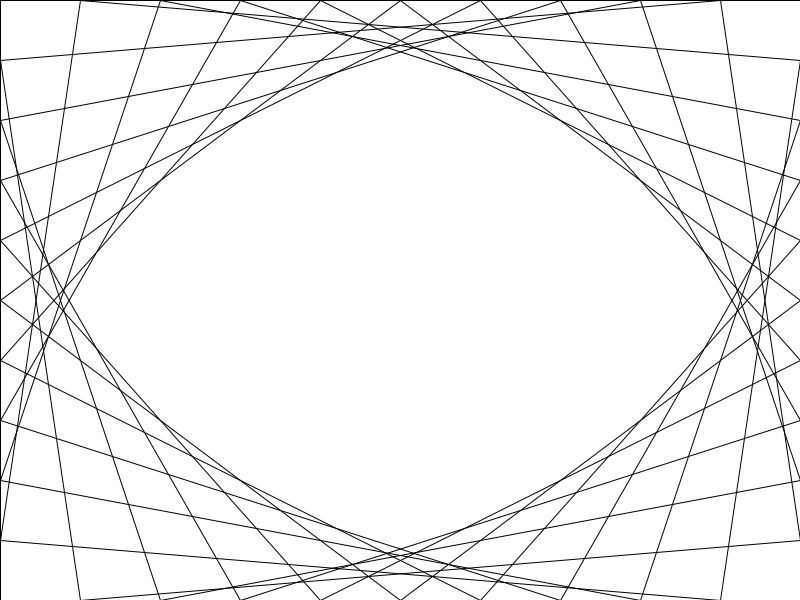
Frame 1 (no input)
Frame 60 (the mouse pressed at the canvas centre just before this capture): identical to frame 1, image omitted
Frame 120 (the mouse held since frame 60 and released just before this capture): identical to frame 1, image omitted

The Processing sketch that drew this single still picture (run headless with seeded random() and noise(); from frame 60 on, the mouse is pressed at the canvas centre):

// Processing sketch: Processing___Geometr_a_Algor_tmica_y_Estructuras_de_Repetici_n
// ── Processing___Geometr_a_Algor_tmica_y_Estructuras_de_Repetici_n.pde
int cant = 10;
int sepx, sepy;
void setup() {
  size(800, 600);
  sepx = width/cant;
  sepy = height/cant;
}

void draw() {
  background(255);
  for (int i = 0; i<cant; i++) {
    line(0, i*sepy, i*sepx, height);
    line(width, i*sepy, i*sepx, 0);
    line(0, height-i*sepy, i*sepx, 0);
    line(width, i*sepy, width-i*sepx, height);
  }
}
